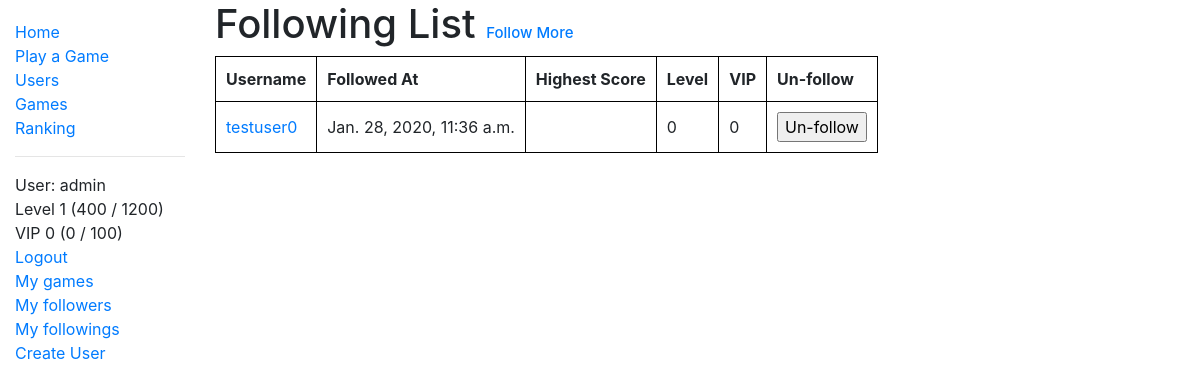
Page /two_zero_four_eight/user_following/ (signed in) on the earlier database version.
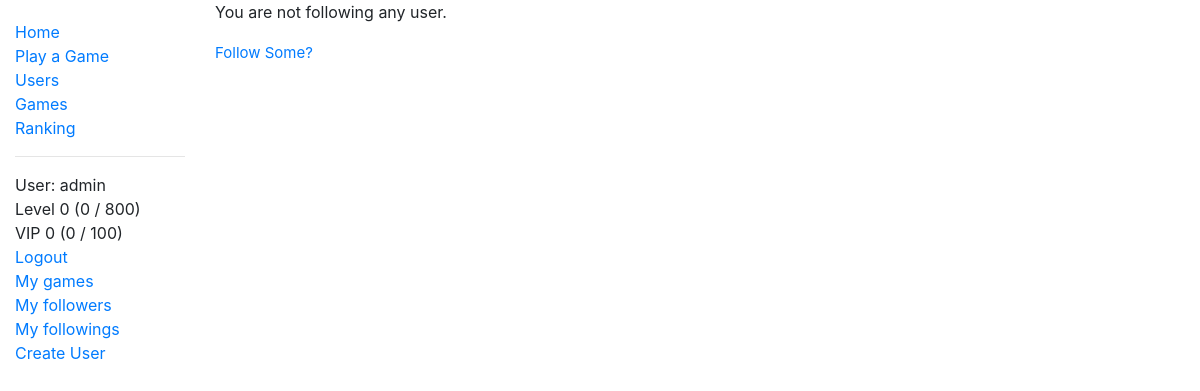
Same page on the later database version.
### two_zero_four_eight/models.py (models this page shows, shortened)
class User(AbstractUser):
    game_played = models.IntegerField(verbose_name='Number of Games Played', default=0)
    best_game = models.OneToOneField('Game', on_delete=models.CASCADE, null=True, blank=True)
    highest_score = models.PositiveIntegerField(verbose_name='Highest Score', null=True, blank=True)
    experience = models.IntegerField(verbose_name='Experience', default=0)
    money_deposited = models.IntegerField(verbose_name='Money Deposited', default=0)
    num_follower = models.IntegerField(verbose_name='Followers', default=0)
    num_following = models.IntegerField(verbose_name='Followings', default=0)
    class Meta:
        ordering = ['date_joined']
    def get_absolute_url(self):
        return reverse('user-detail', args=[str(self.id)])
    @property
    def level(self):
        return binary_search(number=self.experience, array=experience_table)
    @property
    def level_string(self):
        return 'Level ' + status_string(level=self.level, experience=self.experience, table=experience_table)
    @property
    def vip_level(self):
        return binary_search(number=self.money_deposited, array=vip_table)
    @property
    def vip_level_string(self):
        return 'VIP ' + status_string(level=self.vip_level, experience=self.money_deposited, table=vip_table)

class Follow(models.Model):
    follower = models.ForeignKey(User, on_delete=models.CASCADE, null=False, blank=False, related_name='follower', db_index = True)
    user = models.ForeignKey(User, on_delete=models.CASCADE, null=False, blank=False, related_name='user', db_index = True)
    created = models.DateTimeField(default=timezone.now)
    updated = models.DateTimeField(default=timezone.now)
    active = models.BooleanField(default=True)
    class Meta:
        ordering = ['user']
        unique_together = ('user', 'follower',)

### two_zero_four_eight/views.py (the view)
# urls.py: path('user_following/', views.UserFollowingListView.as_view(), name='user-following'),
class UserFollowingListView(LoginRequiredMixin, generic.ListView):
    paginate_by = 5
    template_name = 'two_zero_four_eight/user_following_list.html'
    def get_queryset(self):
        return Follow.objects.filter(follower=self.request.user, active=True)

### two_zero_four_eight/models.py (called while the page is built)
def binary_search(array, number):
    hi = len(array)
    lo = 0
    while hi > lo:
        mid = lo + int((hi - lo + 1) / 2)
        if array[mid] <= number:
            lo = mid
        else:
            hi = mid - 1
    return lo

def status_string(level, experience, table):
    return str(level) + ' (' + str(experience - table[level]) + ' / ' + str(table[level + 1] - table[level]) + ')'

### two_zero_four_eight/templates/two_zero_four_eight/user_following_list.html (shortened to what this page needs)
{% extends "base_generic.html" %}
{% block content %}
  {% if follow_list %}
    <h1>Following List <a href = "{% url 'users' %}" style="font-size:15px">Follow More</a></h1>
    <table>
      <tr>
        <th>Username</th>
        <th>Followed At</th>
        <th>Highest Score</th>
        <th>Level</th>
        <th>VIP</th>
        <th>Un-follow</th>
      </tr>
      {% for follow in follow_list %}
        <tr>
          <td><a href="{{ follow.user.get_absolute_url }}">{{ follow.user.username }}</a></td>
          <td>{{follow.created}}</td>
          <td>
          </td>
          <td>{{follow.user.level}}</td>
          <td>{{follow.user.vip_level}}</td>
          <td>
            <form action="{% url 'remove-follow' %}" method="post" onsubmit="return confirm('Do you really want to un-follow {{ follow.user.username }}?')">
              <input type="submit" value="Un-follow">
            </form>
          </td>
        </tr>
      {% endfor %}
    </table>
  {% else %}
    <p>You are not following any user.</p>
    <a href = "{% url 'users' %}" style="font-size:15px">Follow Some?</a>
  {% endif %}
{% endblock %}

### two_zero_four_eight/templates/base_generic.html (shortened to what this page needs)
<!DOCTYPE html>
<html lang="en">
<head>
  <link rel="stylesheet" href="https://stackpath.bootstrapcdn.com/bootstrap/4.1.3/css/bootstrap.min.css">
  {% load bootstrap_pagination %}
  <link rel="stylesheet" href="{% static 'css/styles.css' %}">
</head>
<body>
  <div class="container-fluid">
    <div class="row">
      <div class="col-sm-2">
      {% block sidebar %}
        <ul class="sidebar-nav">
          <li><a href="{% url 'index' %}">Home</a></li>
          <li><a href="{% url 'play-game' %}">Play a Game</a></li>
          <li><a href="{% url 'users' %}">Users</a></li>
          <li><a href="{% url 'games' %}">Games</a></li>
          <li><a href="{% url 'user-rank' %}">Ranking</a></li>
          <hr/>
          {% if user.is_authenticated %}
          <li>User: {{ user.get_username }}</li>
          <li>{{ user.level_string }}</li>
          <li>{{ user.vip_level_string }}</li>
          <li><a href="{% url 'logout'%}?next={{request.path}}">Logout</a></li>
          <li><a href="{% url 'user-game' user.id %}">My games</a></li>
          <li><a href="{% url 'user-follower' %}">My followers</a></li>
          <li><a href="{% url 'user-following' %}">My followings</a></li>
          {% if user.is_staff %} <li><a href="{% url 'new-user' %}">Create User</a></li> {% endif %}
          {% else %}
             <li><a href="{% url 'login'%}?next={{request.path}}">Login</a></li>
          {% endif %}
        </ul>
     {% endblock %}
      </div>
      <div class="col-sm-10 ">
          {% block content %}{% endblock %}
      </div>
    </div>
  </div>
</body>
</html>

Differences in the rows shown:
no longer on this page (row edited): Follow: user.username "testuser0", created "Jan. 28, 2020, 11:36 a.m.", user.level "0", user.vip_level "0"
changed User "admin": level_string "Level 1 (400 / 1200)" → "Level 0 (0 / 800)"
Other differences:
text no longer shown: "Following List Follow More Username Followed At Highest Score Level VIP Un-follow"
text now shown: "You are not following any user. Follow Some?"
